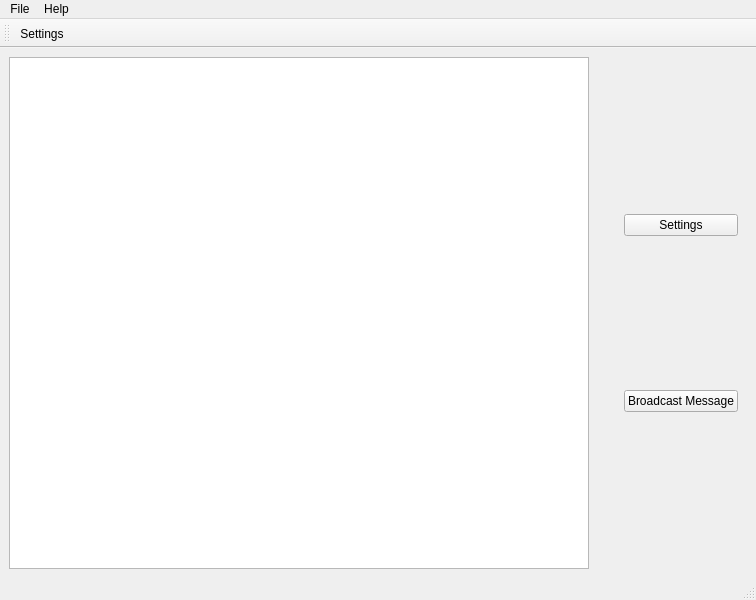
<?xml version="1.0" encoding="UTF-8"?>
<ui version="4.0">
 <class>MainWindow</class>
 <widget class="QMainWindow" name="MainWindow">
  <property name="geometry">
   <rect>
    <x>0</x>
    <y>0</y>
    <width>756</width>
    <height>600</height>
   </rect>
  </property>
  <property name="windowTitle">
   <string>KConsole</string>
  </property>
  <widget class="QWidget" name="centralwidget">
   <layout class="QHBoxLayout" name="horizontalLayout">
    <item>
     <widget class="QListView" name="listView"/>
    </item>
    <item>
     <spacer name="verticalSpacer">
      <property name="orientation">
       <enum>Qt::Vertical</enum>
      </property>
      <property name="sizeHint" stdset="0">
       <size>
        <width>20</width>
        <height>520</height>
       </size>
      </property>
     </spacer>
    </item>
    <item>
     <widget class="QWidget" name="widget" native="true">
      <layout class="QVBoxLayout" name="verticalLayout">
       <item>
        <widget class="QPushButton" name="settingsButton">
         <property name="text">
          <string>Settings</string>
         </property>
        </widget>
       </item>
       <item>
        <widget class="QPushButton" name="broadcastMessageButton">
         <property name="text">
          <string>Broadcast Message</string>
         </property>
        </widget>
       </item>
      </layout>
     </widget>
    </item>
   </layout>
  </widget>
  <widget class="QMenuBar" name="menubar">
   <property name="geometry">
    <rect>
     <x>0</x>
     <y>0</y>
     <width>756</width>
     <height>28</height>
    </rect>
   </property>
   <widget class="QMenu" name="menuFile">
    <property name="title">
     <string>File</string>
    </property>
    <addaction name="actionSettings"/>
    <addaction name="actionExit"/>
   </widget>
   <widget class="QMenu" name="menuHelp">
    <property name="title">
     <string>Help</string>
    </property>
    <addaction name="actionAbout"/>
   </widget>
   <addaction name="menuFile"/>
   <addaction name="menuHelp"/>
  </widget>
  <widget class="QStatusBar" name="statusbar"/>
  <widget class="QToolBar" name="toolBar">
   <property name="windowTitle">
    <string>toolBar</string>
   </property>
   <attribute name="toolBarArea">
    <enum>TopToolBarArea</enum>
   </attribute>
   <attribute name="toolBarBreak">
    <bool>false</bool>
   </attribute>
   <addaction name="actionSettings"/>
  </widget>
  <action name="actionSettings">
   <property name="icon">
    <iconset>
     <normaloff>ui/resources/gear.png</normaloff>ui/resources/gear.png</iconset>
   </property>
   <property name="text">
    <string>Settings...</string>
   </property>
  </action>
  <action name="actionAbout">
   <property name="text">
    <string>About</string>
   </property>
  </action>
  <action name="actionExit">
   <property name="text">
    <string>Exit</string>
   </property>
  </action>
 </widget>
 <resources/>
 <connections/>
</ui>
